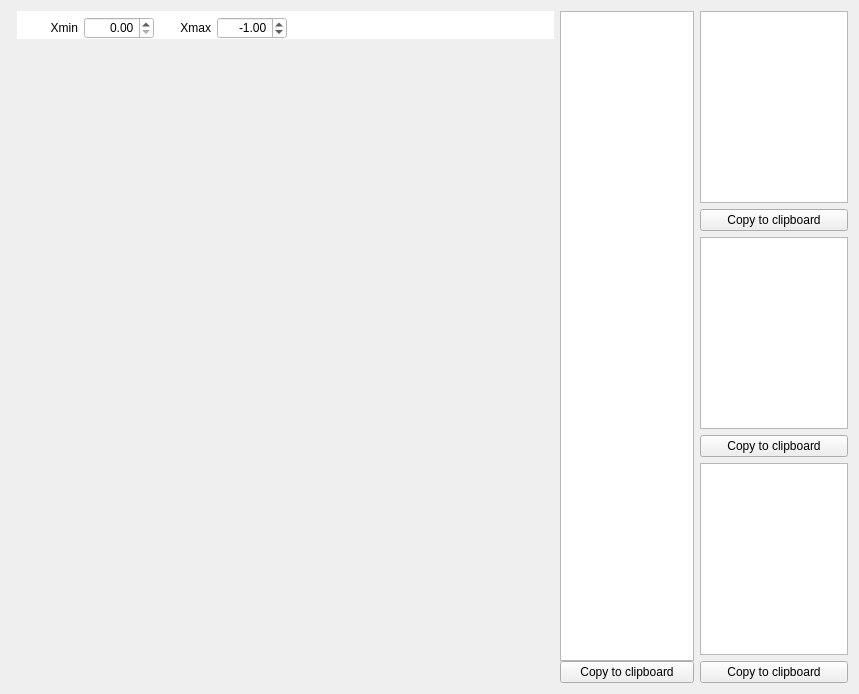
        <widget class="QWidget" name="tsTab">
         <attribute name="title">
          <string>Time history</string>
         </attribute>
         <layout class="QHBoxLayout" name="horizontalLayout_6" stretch="0,80,20,22">
          <item>
           <widget class="QWidget" name="tWidget" native="true"/>
          </item>
          <item>
           <widget class="QFrame" name="frame">
            <property name="frameShape">
             <enum>QFrame::NoFrame</enum>
            </property>
            <property name="frameShadow">
             <enum>QFrame::Raised</enum>
            </property>
            <layout class="QVBoxLayout" name="verticalLayout_3">
             <property name="spacing">
              <number>0</number>
             </property>
             <property name="leftMargin">
              <number>0</number>
             </property>
             <property name="topMargin">
              <number>0</number>
             </property>
             <property name="rightMargin">
              <number>0</number>
             </property>
             <property name="bottomMargin">
              <number>0</number>
             </property>
             <item>
              <widget class="QFrame" name="frame_19">
               <property name="minimumSize">
                <size>
                 <width>0</width>
                 <height>0</height>
                </size>
               </property>
               <property name="styleSheet">
                <string notr="true">background-color: rgb(255, 255, 255);</string>
               </property>
               <property name="frameShape">
                <enum>QFrame::NoFrame</enum>
               </property>
               <property name="frameShadow">
                <enum>QFrame::Raised</enum>
               </property>
               <layout class="QHBoxLayout" name="horizontalLayout_24" stretch="1,1,1,1,5">
                <property name="topMargin">
                 <number>6</number>
                </property>
                <property name="bottomMargin">
                 <number>0</number>
                </property>
                <item>
                 <widget class="QLabel" name="label_23">
                  <property name="text">
                   <string>Xmin</string>
                  </property>
                  <property name="alignment">
                   <set>Qt::AlignRight|Qt::AlignTrailing|Qt::AlignVCenter</set>
                  </property>
                 </widget>
                </item>
                <item>
                 <widget class="QDoubleSpinBox" name="tsXminDspinBox">
                  <property name="sizePolicy">
                   <sizepolicy hsizetype="Fixed" vsizetype="Fixed">
                    <horstretch>0</horstretch>
                    <verstretch>0</verstretch>
                   </sizepolicy>
                  </property>
                  <property name="minimumSize">
                   <size>
                    <width>70</width>
                    <height>0</height>
                   </size>
                  </property>
                  <property name="alignment">
                   <set>Qt::AlignRight|Qt::AlignTrailing|Qt::AlignVCenter</set>
                  </property>
                  <property name="maximum">
                   <double>9999999999.000000000000000</double>
                  </property>
                 </widget>
                </item>
                <item>
                 <widget class="QLabel" name="label_24">
                  <property name="text">
                   <string>Xmax</string>
                  </property>
                  <property name="alignment">
                   <set>Qt::AlignRight|Qt::AlignTrailing|Qt::AlignVCenter</set>
                  </property>
                 </widget>
                </item>
                <item>
                 <widget class="QDoubleSpinBox" name="tsXmaxDspinBox">
                  <property name="sizePolicy">
                   <sizepolicy hsizetype="Fixed" vsizetype="Fixed">
                    <horstretch>0</horstretch>
                    <verstretch>0</verstretch>
                   </sizepolicy>
                  </property>
                  <property name="minimumSize">
                   <size>
                    <width>70</width>
                    <height>0</height>
                   </size>
                  </property>
                  <property name="alignment">
                   <set>Qt::AlignRight|Qt::AlignTrailing|Qt::AlignVCenter</set>
                  </property>
                  <property name="minimum">
                   <double>-999999999.000000000000000</double>
                  </property>
                  <property name="maximum">
                   <double>9999999999.000000000000000</double>
                  </property>
                  <property name="value">
                   <double>-1.000000000000000</double>
                  </property>
                 </widget>
                </item>
                <item>
                 <spacer name="horizontalSpacer_10">
                  <property name="orientation">
                   <enum>Qt::Horizontal</enum>
                  </property>
                  <property name="sizeHint" stdset="0">
                   <size>
                    <width>40</width>
                    <height>20</height>
                   </size>
                  </property>
                 </spacer>
                </item>
               </layout>
              </widget>
             </item>
             <item>
              <layout class="QVBoxLayout" name="tsLayouts" stretch="1,1,1">
               <property name="spacing">
                <number>0</number>
               </property>
               <item>
                <widget class="QFrame" name="frame_24">
                 <property name="frameShape">
                  <enum>QFrame::NoFrame</enum>
                 </property>
                 <property name="frameShadow">
                  <enum>QFrame::Raised</enum>
                 </property>
                 <layout class="QHBoxLayout" name="horizontalLayout_9">
                  <property name="spacing">
                   <number>0</number>
                  </property>
                  <property name="leftMargin">
                   <number>0</number>
                  </property>
                  <property name="topMargin">
                   <number>0</number>
                  </property>
                  <property name="rightMargin">
                   <number>0</number>
                  </property>
                  <property name="bottomMargin">
                   <number>0</number>
                  </property>
                  <item>
                   <layout class="QHBoxLayout" name="tsLayout">
                    <property name="spacing">
                     <number>0</number>
                    </property>
                   </layout>
                  </item>
                 </layout>
                </widget>
               </item>
               <item>
                <widget class="QFrame" name="frame_26">
                 <property name="frameShape">
                  <enum>QFrame::NoFrame</enum>
                 </property>
                 <property name="frameShadow">
                  <enum>QFrame::Raised</enum>
                 </property>
                 <layout class="QHBoxLayout" name="horizontalLayout_10">
                  <property name="spacing">
                   <number>0</number>
                  </property>
                  <property name="leftMargin">
                   <number>0</number>
                  </property>
                  <property name="topMargin">
                   <number>0</number>
                  </property>
                  <property name="rightMargin">
                   <number>0</number>
                  </property>
                  <property name="bottomMargin">
                   <number>0</number>
                  </property>
                  <item>
                   <layout class="QHBoxLayout" name="itsLayout">
                    <property name="spacing">
                     <number>0</number>
                    </property>
                   </layout>
                  </item>
                 </layout>
                </widget>
               </item>
               <item>
                <widget class="QFrame" name="frame_25">
                 <property name="frameShape">
                  <enum>QFrame::NoFrame</enum>
                 </property>
                 <property name="frameShadow">
                  <enum>QFrame::Raised</enum>
                 </property>
                 <layout class="QHBoxLayout" name="horizontalLayout_11">
                  <property name="spacing">
                   <number>0</number>
                  </property>
                  <property name="leftMargin">
                   <number>0</number>
                  </property>
                  <property name="topMargin">
                   <number>0</number>
                  </property>
                  <property name="rightMargin">
                   <number>0</number>
                  </property>
                  <property name="bottomMargin">
                   <number>0</number>
                  </property>
                  <item>
                   <layout class="QHBoxLayout" name="iitsLayout">
                    <property name="spacing">
                     <number>0</number>
                    </property>
                   </layout>
                  </item>
                 </layout>
                </widget>
               </item>
              </layout>
             </item>
            </layout>
           </widget>
          </item>
          <item>
           <widget class="QFrame" name="frame_45">
            <property name="frameShape">
             <enum>QFrame::NoFrame</enum>
            </property>
            <property name="frameShadow">
             <enum>QFrame::Raised</enum>
            </property>
            <layout class="QVBoxLayout" name="verticalLayout_28">
             <property name="spacing">
              <number>0</number>
             </property>
             <property name="leftMargin">
              <number>0</number>
             </property>
             <property name="topMargin">
              <number>0</number>
             </property>
             <property name="rightMargin">
              <number>0</number>
             </property>
             <property name="bottomMargin">
              <number>0</number>
             </property>
             <item>
              <widget class="QTableView" name="tsPropsTableView">
               <property name="font">
                <font>
                 <family>Monospace</family>
                </font>
               </property>
               <property name="alternatingRowColors">
                <bool>true</bool>
               </property>
              </widget>
             </item>
             <item>
              <widget class="QPushButton" name="tsPropCopyBtn">
               <property name="text">
                <string>Copy to clipboard</string>
               </property>
               <property name="icon">
                <iconset resource="Main_icons.qrc">
                 <normaloff>:/allIcons/icons/data_sheet.svg</normaloff>:/allIcons/icons/data_sheet.svg</iconset>
               </property>
               <property name="iconSize">
                <size>
                 <width>32</width>
                 <height>32</height>
                </size>
               </property>
              </widget>
             </item>
            </layout>
           </widget>
          </item>
          <item>
           <widget class="QFrame" name="frame_2">
            <property name="frameShape">
             <enum>QFrame::NoFrame</enum>
            </property>
            <property name="frameShadow">
             <enum>QFrame::Raised</enum>
            </property>
            <layout class="QVBoxLayout" name="verticalLayout_6">
             <property name="spacing">
              <number>6</number>
             </property>
             <property name="leftMargin">
              <number>0</number>
             </property>
             <property name="topMargin">
              <number>0</number>
             </property>
             <property name="rightMargin">
              <number>0</number>
             </property>
             <property name="bottomMargin">
              <number>0</number>
             </property>
             <item>
              <widget class="QFrame" name="frame_14">
               <property name="minimumSize">
                <size>
                 <width>0</width>
                 <height>100</height>
                </size>
               </property>
               <property name="frameShape">
                <enum>QFrame::NoFrame</enum>
               </property>
               <property name="frameShadow">
                <enum>QFrame::Raised</enum>
               </property>
               <layout class="QVBoxLayout" name="verticalLayout_18">
                <property name="leftMargin">
                 <number>0</number>
                </property>
                <property name="topMargin">
                 <number>0</number>
                </property>
                <property name="rightMargin">
                 <number>0</number>
                </property>
                <property name="bottomMargin">
                 <number>0</number>
                </property>
                <item>
                 <widget class="QTableView" name="accTable">
                  <property name="font">
                   <font>
                    <family>Monospace</family>
                   </font>
                  </property>
                  <property name="wordWrap">
                   <bool>false</bool>
                  </property>
                 </widget>
                </item>
                <item>
                 <widget class="QPushButton" name="tsToClipboardBtn">
                  <property name="maximumSize">
                   <size>
                    <width>16777215</width>
                    <height>16777215</height>
                   </size>
                  </property>
                  <property name="text">
                   <string>Copy to clipboard</string>
                  </property>
                  <property name="icon">
                   <iconset resource="Main_icons.qrc">
                    <normaloff>:/allIcons/icons/data_sheet.svg</normaloff>:/allIcons/icons/data_sheet.svg</iconset>
                  </property>
                  <property name="iconSize">
                   <size>
                    <width>32</width>
                    <height>32</height>
                   </size>
                  </property>
                 </widget>
                </item>
               </layout>
              </widget>
             </item>
             <item>
              <widget class="QFrame" name="frame_34">
               <property name="minimumSize">
                <size>
                 <width>0</width>
                 <height>100</height>
                </size>
               </property>
               <property name="frameShape">
                <enum>QFrame::NoFrame</enum>
               </property>
               <property name="frameShadow">
                <enum>QFrame::Raised</enum>
               </property>
               <layout class="QVBoxLayout" name="verticalLayout_19">
                <property name="leftMargin">
                 <number>0</number>
                </property>
                <property name="topMargin">
                 <number>0</number>
                </property>
                <property name="rightMargin">
                 <number>0</number>
                </property>
                <property name="bottomMargin">
                 <number>0</number>
                </property>
                <item>
                 <widget class="QTableView" name="velTable">
                  <property name="font">
                   <font>
                    <family>Monospace</family>
                   </font>
                  </property>
                  <property name="wordWrap">
                   <bool>false</bool>
                  </property>
                 </widget>
                </item>
                <item>
                 <widget class="QPushButton" name="itsToClipboardBtn">
                  <property name="maximumSize">
                   <size>
                    <width>16777215</width>
                    <height>16777215</height>
                   </size>
                  </property>
                  <property name="text">
                   <string>Copy to clipboard</string>
                  </property>
                  <property name="icon">
                   <iconset resource="Main_icons.qrc">
                    <normaloff>:/allIcons/icons/data_sheet.svg</normaloff>:/allIcons/icons/data_sheet.svg</iconset>
                  </property>
                  <property name="iconSize">
                   <size>
                    <width>32</width>
                    <height>32</height>
                   </size>
                  </property>
                 </widget>
                </item>
               </layout>
              </widget>
             </item>
             <item>
              <widget class="QFrame" name="frame_35">
               <property name="minimumSize">
                <size>
                 <width>0</width>
                 <height>100</height>
                </size>
               </property>
               <property name="frameShape">
                <enum>QFrame::NoFrame</enum>
               </property>
               <property name="frameShadow">
                <enum>QFrame::Raised</enum>
               </property>
               <layout class="QVBoxLayout" name="verticalLayout_20">
                <property name="leftMargin">
                 <number>0</number>
                </property>
                <property name="topMargin">
                 <number>0</number>
                </property>
                <property name="rightMargin">
                 <number>0</number>
                </property>
                <property name="bottomMargin">
                 <number>0</number>
                </property>
                <item>
                 <widget class="QTableView" name="dispTable">
                  <property name="font">
                   <font>
                    <family>Monospace</family>
                   </font>
                  </property>
                  <property name="wordWrap">
                   <bool>false</bool>
                  </property>
                 </widget>
                </item>
                <item>
                 <widget class="QPushButton" name="iitsToClipboardBtn">
                  <property name="maximumSize">
                   <size>
                    <width>16777215</width>
                    <height>16777215</height>
                   </size>
                  </property>
                  <property name="text">
                   <string>Copy to clipboard</string>
                  </property>
                  <property name="icon">
                   <iconset resource="Main_icons.qrc">
                    <normaloff>:/allIcons/icons/data_sheet.svg</normaloff>:/allIcons/icons/data_sheet.svg</iconset>
                  </property>
                  <property name="iconSize">
                   <size>
                    <width>32</width>
                    <height>32</height>
                   </size>
                  </property>
                 </widget>
                </item>
               </layout>
              </widget>
             </item>
            </layout>
           </widget>
          </item>
         </layout>
        </widget>
